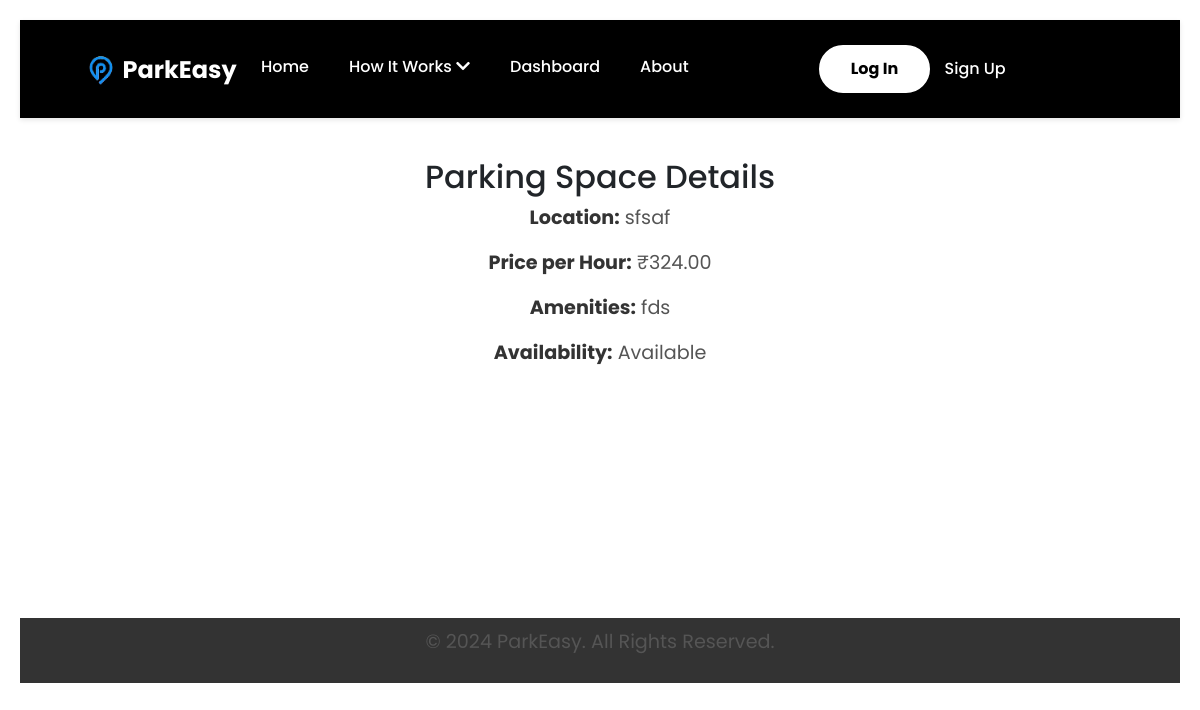
/parkeasy/parking-spaces/25/, run on the app's committed database.
### ParkEasyApp/models.py (models this page shows, shortened)
class ParkingSpace(models.Model):
    host = models.ForeignKey(ParkEasyUser, on_delete=models.CASCADE, related_name="parking_spaces")
    location = models.CharField(max_length=255)
    price_per_hour = models.DecimalField(max_digits=10, decimal_places=2)
    availability = models.BooleanField(default=True)  # Indicates if space is available for booking
    amenities = models.TextField(blank=True, null=True)  # Optional description of amenities
    rating = models.DecimalField(max_digits=3, decimal_places=2, default=0.0)  # Average rating by users
    created_at = models.DateTimeField(auto_now_add=True)
    latitude = models.FloatField(null=True, blank=True)  # Store latitude
    longitude = models.FloatField(null=True, blank=True)  # Store longitude
    class Meta:
        indexes = [
            models.Index(fields=['host', 'location']),
        ]

### ParkEasyApp/views.py (the view)
# urls.py: path('parking-spaces/<int:space_id>/', views.parking_space_detail_view, name='parking_space_detail'),
def parking_space_detail_view(request, space_id):
    parking_space = get_object_or_404(ParkingSpace, id=space_id)
    is_host = request.user.is_authenticated and parking_space.host == request.user.parkeasyuser
    return render(request, 'parking/parking_space_detail.html', {
        'parking_space': parking_space,
        'is_host': is_host,
    })

### templates/parking/parking_space_detail.html (shortened to what this page needs)
<!DOCTYPE html>
<html lang="en">
{% extends "base.html" %}
{% load static %}
    {% block content %}
    <h2>Parking Space Details</h2>
    <p><strong>Location:</strong> {{ parking_space.location }}</p>
    <p><strong>Price per Hour:</strong> ₹{{ parking_space.price_per_hour }}</p>
    <p><strong>Amenities:</strong> {{ parking_space.amenities|default:"None" }}</p>
    <p><strong>Availability:</strong>
        {% if parking_space.availability %}
        Available
        {% else %}
        Not Available
        {% endif %}
    </p>
    {% endblock %}

### static/css/base_style.css (style rules this page uses)
* { font-family: 'Poppins', sans-serif; margin: 0; padding: 0; box-sizing: border-box; }
body { font-family: 'Poppins', sans-serif; margin: 0; padding: 0; overflow-x: hidden; line-height: 1.6; display: flex; flex-direction: column; min-height: 400px; }

### static/css/add_parking_style.css (style rules this page uses)
* { margin: 0; padding: 0; box-sizing: border-box; }
body { font-family: 'Poppins', sans-serif; background-color: #f4f4f4; justify-content: center; align-items: center; height: 100vh; margin: 0; }
h2 { color: black; font-size: 28px; margin-bottom: 20px; text-align: center; }

### static/css/parking_space_list.css (style rules this page uses)
* { margin: 0; padding: 0; box-sizing: border-box; }
body { font-family: 'Poppins', sans-serif; line-height: 1.6; background-color: #f4f4f4; padding: 20px; display: flex; flex-direction: column; min-height: 100vh; }

### static/css/parking_space_detail.css (style rules this page uses)
* { margin: 0; padding: 0; box-sizing: border-box; }
body { font-family: 'Poppins', sans-serif; line-height: 1.6; background-color: #f4f4f4; display: flex; flex-direction: column; min-height: 100vh; }
h2 { text-align: center; font-size: 2rem; color: #333; margin-bottom: 20px; }
p { font-size: 1.1rem; margin-bottom: 10px; color: #555; }
strong { color: #333; }

### static/css/my_listed_parking_spaces.css (style rules this page uses)
p { font-size: 1.2em; color: #555; text-align: center; margin-top: 20px; margin-bottom: 30px; }
body { display: block; overflow-x: hidden; }

### data on the page
ParkingSpace: location "sfsaf", price_per_hour "324.00", amenities "fds"
